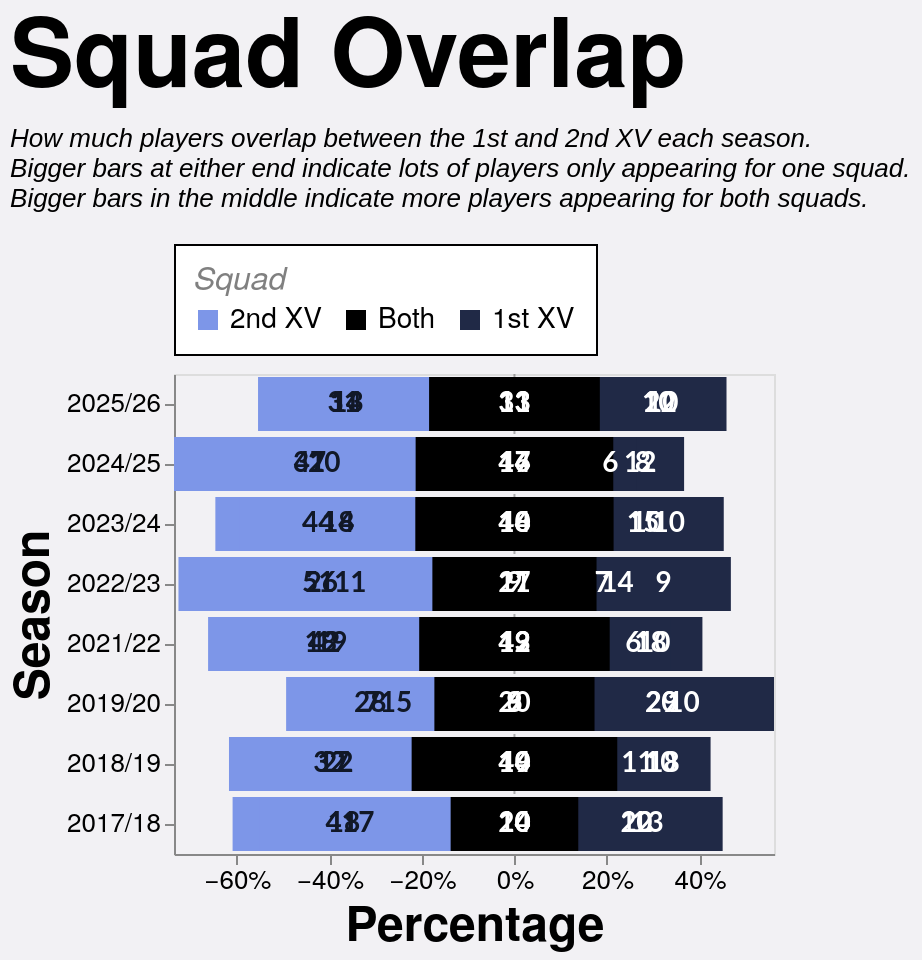

Vega-Lite specification stored for this chart:
### Vega-Lite specification from a JSON file in a GitHub repository (floating-point values rounded to 4 significant figures)
{"config": {"axis": {"labelFont": "PT Sans Narrow, Helvetica Neue, Helvetica, Arial, sans-serif", "titleFont": "PT Sans Narrow, Helvetica Neue, Helvetica, Arial, sans-serif", "labelFontSize": 13, "titleFontSize": 24, "gridColor": "#202947", "gridOpacity": 0.2, "zindex": 1}, "text": {"font": "Lato, sans-serif"}, "bar": {"cornerRadiusEnd": 5}, "header": {"labelFont": "PT Sans Narrow, Helvetica Neue, Helvetica, Arial, sans-serif", "titleFont": "PT Sans Narrow, Helvetica Neue, Helvetica, Arial, sans-serif", "labelFontSize": 24, "titleFontSize": 28, "labelFontWeight": "bold", "orient": "left"}, "legend": {"labelFont": "PT Sans Narrow, Helvetica Neue, Helvetica, Arial, sans-serif", "titleFont": "PT Sans Narrow, Helvetica Neue, Helvetica, Arial, sans-serif", "labelFontSize": 14, "titleFontSize": 16, "titlePadding": 5, "fillColor": "white", "strokeColor": "black", "padding": 10, "titleFontWeight": "lighter", "titleFontStyle": "italic", "titleColor": "gray", "offset": 10}, "title": {"font": "PT Sans Narrow, Helvetica Neue, Helvetica, Arial, sans-serif", "fontSize": 48, "fontWeight": "bold", "anchor": "start", "align": "center", "titlePadding": 20, "subtitlePadding": 10, "subtitleFontSize": 13, "subtitleColor": "", "subtitleFontStyle": "italic", "offset": 15, "color": "black"}, "axisX": {"labelAngle": 0}, "facet": {"title": null, "header": null, "align": {"row": "each", "column": "each"}}, "resolve": {"scale": {"y": "independent", "facet": "independent"}}, "background": "#f2f1f4", "scale": {"offsetBandPaddingOuter": 0.2, "offsetBandPaddingInner": 0.1}}, "layer": [{"data": {"name": "data-d285a7403ed98ae579761d64a864032b"}, "mark": {"type": "rule", "color": "#000000", "opacity": 0.3, "size": 1, "strokeDash": [2, 2]}, "encoding": {"x": {"field": "x", "type": "quantitative"}}}, {"data": {"name": "data-cdba9ced686279480d2e19f287eef076"}, "mark": {"type": "bar", "cornerRadiusEnd": 0}, "encoding": {"color": {"field": "category", "legend": {"orient": "top", "title": "Squad", "values": ["2nd XV", "Both", "1st XV"]}, "scale": {"domain": ["1st XV", "Both", "2nd XV"], "range": ["#202946", "#000000", "#7d96e8"]}, "type": "nominal"}, "order": {"field": "render_priority", "sort": "ascending", "type": "quantitative"}, "tooltip": [{"field": "season", "title": "Season", "type": "ordinal"}, {"field": "unit", "title": "Unit", "type": "nominal"}, {"field": "category", "title": "Pattern", "type": "nominal"}, {"field": "category_group", "title": "Appearance", "type": "nominal"}, {"field": "players", "title": "Players", "type": "quantitative"}, {"field": "percentage", "format": ".1%", "title": "Percentage", "type": "quantitative"}], "x": {"axis": {"format": "%", "grid": false}, "field": "percentage_start", "scale": {"nice": false}, "title": "Percentage", "type": "quantitative"}, "x2": {"field": "percentage_end"}, "y": {"field": "season", "sort": "descending", "title": "Season", "type": "ordinal"}}}, {"data": {"name": "data-cdba9ced686279480d2e19f287eef076"}, "mark": {"type": "text", "align": "center", "baseline": "middle", "fontSize": 14, "fontWeight": "bold"}, "encoding": {"color": {"field": "label_color", "legend": null, "scale": null, "type": "nominal"}, "text": {"field": "players", "format": ".0f", "type": "quantitative"}, "x": {"field": "label_position", "type": "quantitative"}, "y": {"field": "season", "sort": "descending", "title": "Season", "type": "ordinal"}}, "transform": [{"filter": "datum.percentage >= 0.035"}]}], "height": {"step": 30}, "resolve": {"scale": {"x": "shared"}}, "title": {"text": "Squad Overlap", "subtitle": ["How much players overlap between the 1st and 2nd XV each season.", "Bigger bars at either end indicate lots of players only appearing for one squad.", "Bigger bars in the middle indicate more players appearing for both squads."]}, "width": 300, "$schema": "https://vega.github.io/schema/vega-lite/v5.20.1.json", "datasets": {"data-d285a7403ed98ae579761d64a864032b": [{"x": 0}], "data-cdba9ced686279480d2e19f287eef076": [{"type_code": -1, "season": "2017/18", "unit": "Total", "category": "2nd XV", "players": 41, "category_group": "One squad", "render_priority": 0, "percentage": 0.4713, "percentage_end": -0.1379, "percentage_start": -0.6092, "label_position": -0.3736, "label_color": "#111827", "unit_order": 0}, {"type_code": 0, "season": "2017/18", "unit": "Total", "category": "Both", "players": 24, "category_group": "Both squads", "render_priority": 1, "percentage": 0.2759, "percentage_end": 0.1379, "percentage_start": -0.1379, "label_position": -5.551e-17, "label_color": "white", "unit_order": 0}, {"type_code": 1, "season": "2017/18", "unit": "Total", "category": "1st XV", "players": 22, "category_group": "One squad", "render_priority": 0, "percentage": 0.2529, "percentage_end": 0.3908, "percentage_start": 0.1379, "label_position": 0.2644, "label_color": "white", "unit_order": 0}, {"type_code": -1, "season": "2017/18", "unit": "Forwards", "category": "2nd XV", "players": 18, "category_group": "One squad", "render_priority": 0, "percentage": 0.4737, "percentage_end": -0.1316, "percentage_start": -0.6053, "label_position": -0.3684, "label_color": "#111827", "unit_order": 1}, {"type_code": 0, "season": "2017/18", "unit": "Forwards", "category": "Both", "players": 10, "category_group": "Both squads", "render_priority": 1, "percentage": 0.2632, "percentage_end": 0.1316, "percentage_start": -0.1316, "label_position": -2.776e-17, "label_color": "white", "unit_order": 1}, {"type_code": 1, "season": "2017/18", "unit": "Forwards", "category": "1st XV", "players": 10, "category_group": "One squad", "render_priority": 0, "percentage": 0.2632, "percentage_end": 0.3947, "percentage_start": 0.1316, "label_position": 0.2632, "label_color": "white", "unit_order": 1}, {"type_code": -1, "season": "2017/18", "unit": "Backs", "category": "2nd XV", "players": 17, "category_group": "One squad", "render_priority": 0, "percentage": 0.425, "percentage_end": -0.125, "percentage_start": -0.55, "label_position": -0.3375, "label_color": "#111827", "unit_order": 2}, {"type_code": 0, "season": "2017/18", "unit": "Backs", "category": "Both", "players": 10, "category_group": "Both squads", "render_priority": 1, "percentage": 0.25, "percentage_end": 0.125, "percentage_start": -0.125, "label_position": 0.0, "label_color": "white", "unit_order": 2}, {"type_code": 1, "season": "2017/18", "unit": "Backs", "category": "1st XV", "players": 13, "category_group": "One squad", "render_priority": 0, "percentage": 0.325, "percentage_end": 0.45, "percentage_start": 0.125, "label_position": 0.2875, "label_color": "white", "unit_order": 2}, {"type_code": -1, "season": "2018/19", "unit": "Total", "category": "2nd XV", "players": 32, "category_group": "One squad", "render_priority": 0, "percentage": 0.3556, "percentage_end": -0.2222, "percentage_start": -0.5778, "label_position": -0.4, "label_color": "#111827", "unit_order": 0}, {"type_code": 0, "season": "2018/19", "unit": "Total", "category": "Both", "players": 40, "category_group": "Both squads", "render_priority": 1, "percentage": 0.4444, "percentage_end": 0.2222, "percentage_start": -0.2222, "label_position": 1.11e-16, "label_color": "white", "unit_order": 0}, {"type_code": 1, "season": "2018/19", "unit": "Total", "category": "1st XV", "players": 18, "category_group": "One squad", "render_priority": 0, "percentage": 0.2, "percentage_end": 0.4222, "percentage_start": 0.2222, "label_position": 0.3222, "label_color": "white", "unit_order": 0}, {"type_code": -1, "season": "2018/19", "unit": "Forwards", "category": "2nd XV", "players": 22, "category_group": "One squad", "render_priority": 0, "percentage": 0.4681, "percentage_end": -0.1489, "percentage_start": -0.617, "label_position": -0.383, "label_color": "#111827", "unit_order": 1}, {"type_code": 0, "season": "2018/19", "unit": "Forwards", "category": "Both", "players": 14, "category_group": "Both squads", "render_priority": 1, "percentage": 0.2979, "percentage_end": 0.1489, "percentage_start": -0.1489, "label_position": 0.0, "label_color": "white", "unit_order": 1}, {"type_code": 1, "season": "2018/19", "unit": "Forwards", "category": "1st XV", "players": 11, "category_group": "One squad", "render_priority": 0, "percentage": 0.234, "percentage_end": 0.383, "percentage_start": 0.1489, "label_position": 0.266, "label_color": "white", "unit_order": 1}, {"type_code": -1, "season": "2018/19", "unit": "Backs", "category": "2nd XV", "players": 17, "category_group": "One squad", "render_priority": 0, "percentage": 0.3696, "percentage_end": -0.2065, "percentage_start": -0.5761, "label_position": -0.3913, "label_color": "#111827", "unit_order": 2}, {"type_code": 0, "season": "2018/19", "unit": "Backs", "category": "Both", "players": 19, "category_group": "Both squads", "render_priority": 1, "percentage": 0.413, "percentage_end": 0.2065, "percentage_start": -0.2065, "label_position": -8.327e-17, "label_color": "white", "unit_order": 2}, {"type_code": 1, "season": "2018/19", "unit": "Backs", "category": "1st XV", "players": 10, "category_group": "One squad", "render_priority": 0, "percentage": 0.2174, "percentage_end": 0.4239, "percentage_start": 0.2065, "label_position": 0.3152, "label_color": "white", "unit_order": 2}, {"type_code": -1, "season": "2019/20", "unit": "Total", "category": "2nd XV", "players": 28, "category_group": "One squad", "render_priority": 0, "percentage": 0.3636, "percentage_end": -0.1299, "percentage_start": -0.4935, "label_position": -0.3117, "label_color": "#111827", "unit_order": 0}, {"type_code": 0, "season": "2019/20", "unit": "Total", "category": "Both", "players": 20, "category_group": "Both squads", "render_priority": 1, "percentage": 0.2597, "percentage_end": 0.1299, "percentage_start": -0.1299, "label_position": 0.0, "label_color": "white", "unit_order": 0}, {"type_code": 1, "season": "2019/20", "unit": "Total", "category": "1st XV", "players": 29, "category_group": "One squad", "render_priority": 0, "percentage": 0.3766, "percentage_end": 0.5065, "percentage_start": 0.1299, "label_position": 0.3182, "label_color": "white", "unit_order": 0}, {"type_code": -1, "season": "2019/20", "unit": "Forwards", "category": "2nd XV", "players": 15, "category_group": "One squad", "render_priority": 0, "percentage": 0.3659, "percentage_end": -0.07317, "percentage_start": -0.439, "label_position": -0.2561, "label_color": "#111827", "unit_order": 1}, {"type_code": 0, "season": "2019/20", "unit": "Forwards", "category": "Both", "players": 6, "category_group": "Both squads", "render_priority": 1, "percentage": 0.1463, "percentage_end": 0.07317, "percentage_start": -0.07317, "label_position": 1.388e-17, "label_color": "white", "unit_order": 1}, {"type_code": 1, "season": "2019/20", "unit": "Forwards", "category": "1st XV", "players": 20, "category_group": "One squad", "render_priority": 0, "percentage": 0.4878, "percentage_end": 0.561, "percentage_start": 0.07317, "label_position": 0.3171, "label_color": "white", "unit_order": 1}, {"type_code": -1, "season": "2019/20", "unit": "Backs", "category": "2nd XV", "players": 7, "category_group": "One squad", "render_priority": 0, "percentage": 0.2692, "percentage_end": -0.1731, "percentage_start": -0.4423, "label_position": -0.3077, "label_color": "#111827", "unit_order": 2}, {"type_code": 0, "season": "2019/20", "unit": "Backs", "category": "Both", "players": 9, "category_group": "Both squads", "render_priority": 1, "percentage": 0.3462, "percentage_end": 0.1731, "percentage_start": -0.1731, "label_position": 5.551e-17, "label_color": "white", "unit_order": 2}, {"type_code": 1, "season": "2019/20", "unit": "Backs", "category": "1st XV", "players": 10, "category_group": "One squad", "render_priority": 0, "percentage": 0.3846, "percentage_end": 0.5577, "percentage_start": 0.1731, "label_position": 0.3654, "label_color": "white", "unit_order": 2}, {"type_code": -1, "season": "2021/22", "unit": "Total", "category": "2nd XV", "players": 42, "category_group": "One squad", "render_priority": 0, "percentage": 0.4118, "percentage_end": -0.2059, "percentage_start": -0.6176, "label_position": -0.4118, "label_color": "#111827", "unit_order": 0}, {"type_code": 0, "season": "2021/22", "unit": "Total", "category": "Both", "players": 42, "category_group": "Both squads", "render_priority": 1, "percentage": 0.4118, "percentage_end": 0.2059, "percentage_start": -0.2059, "label_position": -5.551e-17, "label_color": "white", "unit_order": 0}, {"type_code": 1, "season": "2021/22", "unit": "Total", "category": "1st XV", "players": 18, "category_group": "One squad", "render_priority": 0, "percentage": 0.1765, "percentage_end": 0.3824, "percentage_start": 0.2059, "label_position": 0.2941, "label_color": "white", "unit_order": 0}, {"type_code": -1, "season": "2021/22", "unit": "Forwards", "category": "2nd XV", "players": 19, "category_group": "One squad", "render_priority": 0, "percentage": 0.3958, "percentage_end": -0.1979, "percentage_start": -0.5938, "label_position": -0.3958, "label_color": "#111827", "unit_order": 1}, {"type_code": 0, "season": "2021/22", "unit": "Forwards", "category": "Both", "players": 19, "category_group": "Both squads", "render_priority": 1, "percentage": 0.3958, "percentage_end": 0.1979, "percentage_start": -0.1979, "label_position": -2.776e-17, "label_color": "white", "unit_order": 1}, {"type_code": 1, "season": "2021/22", "unit": "Forwards", "category": "1st XV", "players": 10, "category_group": "One squad", "render_priority": 0, "percentage": 0.2083, "percentage_end": 0.4062, "percentage_start": 0.1979, "label_position": 0.3021, "label_color": "white", "unit_order": 1}, {"type_code": -1, "season": "2021/22", "unit": "Backs", "category": "2nd XV", "players": 18, "category_group": "One squad", "render_priority": 0, "percentage": 0.4865, "percentage_end": -0.1757, "percentage_start": -0.6622, "label_position": -0.4189, "label_color": "#111827", "unit_order": 2}, {"type_code": 0, "season": "2021/22", "unit": "Backs", "category": "Both", "players": 13, "category_group": "Both squads", "render_priority": 1, "percentage": 0.3514, "percentage_end": 0.1757, "percentage_start": -0.1757, "label_position": 8.327e-17, "label_color": "white", "unit_order": 2}, {"type_code": 1, "season": "2021/22", "unit": "Backs", "category": "1st XV", "players": 6, "category_group": "One squad", "render_priority": 0, "percentage": 0.1622, "percentage_end": 0.3378, "percentage_start": 0.1757, "label_position": 0.2568, "label_color": "white", "unit_order": 2}, {"type_code": -1, "season": "2022/23", "unit": "Total", "category": "2nd XV", "players": 51, "category_group": "One squad", "render_priority": 0, "percentage": 0.5543, "percentage_end": -0.1467, "percentage_start": -0.7011, "label_position": -0.4239, "label_color": "#111827", "unit_order": 0}, {"type_code": 0, "season": "2022/23", "unit": "Total", "category": "Both", "players": 27, "category_group": "Both squads", "render_priority": 1, "percentage": 0.2935, "percentage_end": 0.1467, "percentage_start": -0.1467, "label_position": -2.776e-17, "label_color": "white", "unit_order": 0}, {"type_code": 1, "season": "2022/23", "unit": "Total", "category": "1st XV", "players": 14, "category_group": "One squad", "render_priority": 0, "percentage": 0.1522, "percentage_end": 0.2989, "percentage_start": 0.1467, "label_position": 0.2228, "label_color": "white", "unit_order": 0}, {"type_code": -1, "season": "2022/23", "unit": "Forwards", "category": "2nd XV", "players": 26, "category_group": "One squad", "render_priority": 0, "percentage": 0.619, "percentage_end": -0.1071, "percentage_start": -0.7262, "label_position": -0.4167, "label_color": "#111827", "unit_order": 1}, {"type_code": 0, "season": "2022/23", "unit": "Forwards", "category": "Both", "players": 9, "category_group": "Both squads", "render_priority": 1, "percentage": 0.2143, "percentage_end": 0.1071, "percentage_start": -0.1071, "label_position": 6.939e-17, "label_color": "white", "unit_order": 1}, {"type_code": 1, "season": "2022/23", "unit": "Forwards", "category": "1st XV", "players": 7, "category_group": "One squad", "render_priority": 0, "percentage": 0.1667, "percentage_end": 0.2738, "percentage_start": 0.1071, "label_position": 0.1905, "label_color": "white", "unit_order": 1}, {"type_code": -1, "season": "2022/23", "unit": "Backs", "category": "2nd XV", "players": 11, "category_group": "One squad", "render_priority": 0, "percentage": 0.3548, "percentage_end": -0.1774, "percentage_start": -0.5323, "label_position": -0.3548, "label_color": "#111827", "unit_order": 2}, {"type_code": 0, "season": "2022/23", "unit": "Backs", "category": "Both", "players": 11, "category_group": "Both squads", "render_priority": 1, "percentage": 0.3548, "percentage_end": 0.1774, "percentage_start": -0.1774, "label_position": 5.551e-17, "label_color": "white", "unit_order": 2}, {"type_code": 1, "season": "2022/23", "unit": "Backs", "category": "1st XV", "players": 9, "category_group": "One squad", "render_priority": 0, "percentage": 0.2903, "percentage_end": 0.4677, "percentage_start": 0.1774, "label_position": 0.3226, "label_color": "white", "unit_order": 2}, {"type_code": -1, "season": "2023/24", "unit": "Total", "category": "2nd XV", "players": 44, "category_group": "One squad", "render_priority": 0, "percentage": 0.4444, "percentage_end": -0.202, "percentage_start": -0.6465, "label_position": -0.4242, "label_color": "#111827", "unit_order": 0}, {"type_code": 0, "season": "2023/24", "unit": "Total", "category": "Both", "players": 40, "category_group": "Both squads", "render_priority": 1, "percentage": 0.404, "percentage_end": 0.202, "percentage_start": -0.202, "label_position": -2.776e-17, "label_color": "white", "unit_order": 0}, {"type_code": 1, "season": "2023/24", "unit": "Total", "category": "1st XV", "players": 15, "category_group": "One squad", "render_priority": 0, "percentage": 0.1515, "percentage_end": 0.3535, "percentage_start": 0.202, "label_position": 0.2778, "label_color": "white", "unit_order": 0}, {"type_code": -1, "season": "2023/24", "unit": "Forwards", "category": "2nd XV", "players": 18, "category_group": "One squad", "render_priority": 0, "percentage": 0.4286, "percentage_end": -0.1667, "percentage_start": -0.5952, "label_position": -0.381, "label_color": "#111827", "unit_order": 1}, {"type_code": 0, "season": "2023/24", "unit": "Forwards", "category": "Both", "players": 14, "category_group": "Both squads", "render_priority": 1, "percentage": 0.3333, "percentage_end": 0.1667, "percentage_start": -0.1667, "label_position": -2.776e-17, "label_color": "white", "unit_order": 1}, {"type_code": 1, "season": "2023/24", "unit": "Forwards", "category": "1st XV", "players": 10, "category_group": "One squad", "render_priority": 0, "percentage": 0.2381, "percentage_end": 0.4048, "percentage_start": 0.1667, "label_position": 0.2857, "label_color": "white", "unit_order": 1}, {"type_code": -1, "season": "2023/24", "unit": "Backs", "category": "2nd XV", "players": 14, "category_group": "One squad", "render_priority": 0, "percentage": 0.3333, "percentage_end": -0.2143, "percentage_start": -0.5476, "label_position": -0.381, "label_color": "#111827", "unit_order": 2}, {"type_code": 0, "season": "2023/24", "unit": "Backs", "category": "Both", "players": 18, "category_group": "Both squads", "render_priority": 1, "percentage": 0.4286, "percentage_end": 0.2143, "percentage_start": -0.2143, "label_position": 2.776e-17, "label_color": "white", "unit_order": 2}, {"type_code": 1, "season": "2023/24", "unit": "Backs", "category": "1st XV", "players": 10, "category_group": "One squad", "render_priority": 0, "percentage": 0.2381, "percentage_end": 0.4524, "percentage_start": 0.2143, "label_position": 0.3333, "label_color": "white", "unit_order": 2}, {"type_code": -1, "season": "2024/25", "unit": "Total", "category": "2nd XV", "players": 47, "category_group": "One squad", "render_priority": 0, "percentage": 0.4563, "percentage_end": -0.2136, "percentage_start": -0.6699, "label_position": -0.4417, "label_color": "#111827", "unit_order": 0}, {"type_code": 0, "season": "2024/25", "unit": "Total", "category": "Both", "players": 44, "category_group": "Both squads", "render_priority": 1, "percentage": 0.4272, "percentage_end": 0.2136, "percentage_start": -0.2136, "label_position": 2.776e-17, "label_color": "white", "unit_order": 0}, {"type_code": 1, "season": "2024/25", "unit": "Total", "category": "1st XV", "players": 12, "category_group": "One squad", "render_priority": 0, "percentage": 0.1165, "percentage_end": 0.3301, "percentage_start": 0.2136, "label_position": 0.2718, "label_color": "white", "unit_order": 0}, {"type_code": -1, "season": "2024/25", "unit": "Forwards", "category": "2nd XV", "players": 20, "category_group": "One squad", "render_priority": 0, "percentage": 0.4444, "percentage_end": -0.1889, "percentage_start": -0.6333, "label_position": -0.4111, "label_color": "#111827", "unit_order": 1}, {"type_code": 0, "season": "2024/25", "unit": "Forwards", "category": "Both", "players": 17, "category_group": "Both squads", "render_priority": 1, "percentage": 0.3778, "percentage_end": 0.1889, "percentage_start": -0.1889, "label_position": 0.0, "label_color": "white", "unit_order": 1}, {"type_code": 1, "season": "2024/25", "unit": "Forwards", "category": "1st XV", "players": 8, "category_group": "One squad", "render_priority": 0, "percentage": 0.1778, "percentage_end": 0.3667, "percentage_start": 0.1889, "label_position": 0.2778, "label_color": "white", "unit_order": 1}, {"type_code": -1, "season": "2024/25", "unit": "Backs", "category": "2nd XV", "players": 31, "category_group": "One squad", "render_priority": 0, "percentage": 0.5849, "percentage_end": -0.1509, "percentage_start": -0.7358, "label_position": -0.4434, "label_color": "#111827", "unit_order": 2}, {"type_code": 0, "season": "2024/25", "unit": "Backs", "category": "Both", "players": 16, "category_group": "Both squads", "render_priority": 1, "percentage": 0.3019, "percentage_end": 0.1509, "percentage_start": -0.1509, "label_position": 8.327e-17, "label_color": "white", "unit_order": 2}, {"type_code": 1, "season": "2024/25", "unit": "Backs", "category": "1st XV", "players": 6, "category_group": "One squad", "render_priority": 0, "percentage": 0.1132, "percentage_end": 0.2642, "percentage_start": 0.1509, "label_position": 0.2075, "label_color": "white", "unit_order": 2}, {"type_code": -1, "season": "2025/26", "unit": "Total", "category": "2nd XV", "players": 31, "category_group": "One squad", "render_priority": 0, "percentage": 0.369, "percentage_end": -0.1845, "percentage_start": -0.5536, "label_position": -0.369, "label_color": "#111827", "unit_order": 0}, {"type_code": 0, "season": "2025/26", "unit": "Total", "category": "Both", "players": 31, "category_group": "Both squads", "render_priority": 1, "percentage": 0.369, "percentage_end": 0.1845, "percentage_start": -0.1845, "label_position": 0.0, "label_color": "white", "unit_order": 0}, {"type_code": 1, "season": "2025/26", "unit": "Total", "category": "1st XV", "players": 22, "category_group": "One squad", "render_priority": 0, "percentage": 0.2619, "percentage_end": 0.4464, "percentage_start": 0.1845, "label_position": 0.3155, "label_color": "white", "unit_order": 0}, {"type_code": -1, "season": "2025/26", "unit": "Forwards", "category": "2nd XV", "players": 13, "category_group": "One squad", "render_priority": 0, "percentage": 0.3611, "percentage_end": -0.1806, "percentage_start": -0.5417, "label_position": -0.3611, "label_color": "#111827", "unit_order": 1}, {"type_code": 0, "season": "2025/26", "unit": "Forwards", "category": "Both", "players": 13, "category_group": "Both squads", "render_priority": 1, "percentage": 0.3611, "percentage_end": 0.1806, "percentage_start": -0.1806, "label_position": 2.776e-17, "label_color": "white", "unit_order": 1}, {"type_code": 1, "season": "2025/26", "unit": "Forwards", "category": "1st XV", "players": 10, "category_group": "One squad", "render_priority": 0, "percentage": 0.2778, "percentage_end": 0.4583, "percentage_start": 0.1806, "label_position": 0.3194, "label_color": "white", "unit_order": 1}, {"type_code": -1, "season": "2025/26", "unit": "Backs", "category": "2nd XV", "players": 14, "category_group": "One squad", "render_priority": 0, "percentage": 0.3784, "percentage_end": -0.1757, "percentage_start": -0.5541, "label_position": -0.3649, "label_color": "#111827", "unit_order": 2}, {"type_code": 0, "season": "2025/26", "unit": "Backs", "category": "Both", "players": 13, "category_group": "Both squads", "render_priority": 1, "percentage": 0.3514, "percentage_end": 0.1757, "percentage_start": -0.1757, "label_position": 8.327e-17, "label_color": "white", "unit_order": 2}, {"type_code": 1, "season": "2025/26", "unit": "Backs", "category": "1st XV", "players": 10, "category_group": "One squad", "render_priority": 0, "percentage": 0.2703, "percentage_end": 0.4459, "percentage_start": 0.1757, "label_position": 0.3108, "label_color": "white", "unit_order": 2}]}}
